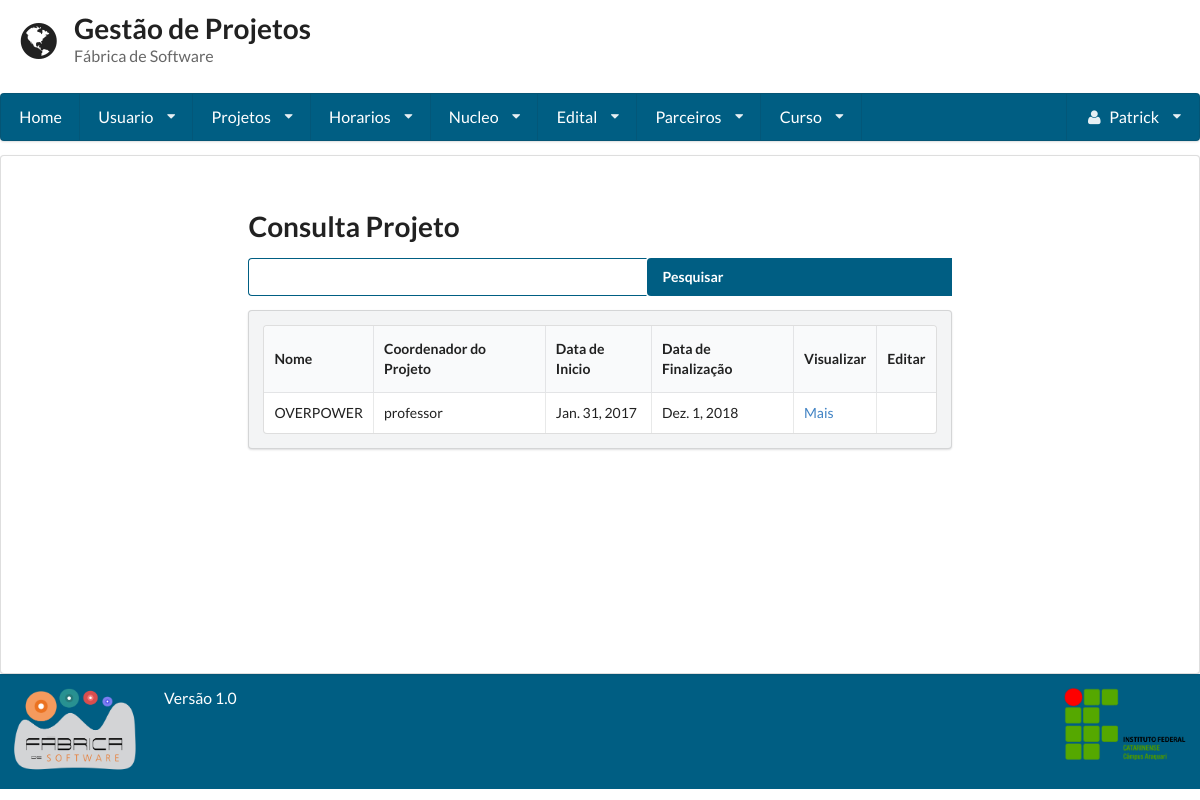
Page /consulta_projeto/ (signed in) on the earlier database version.
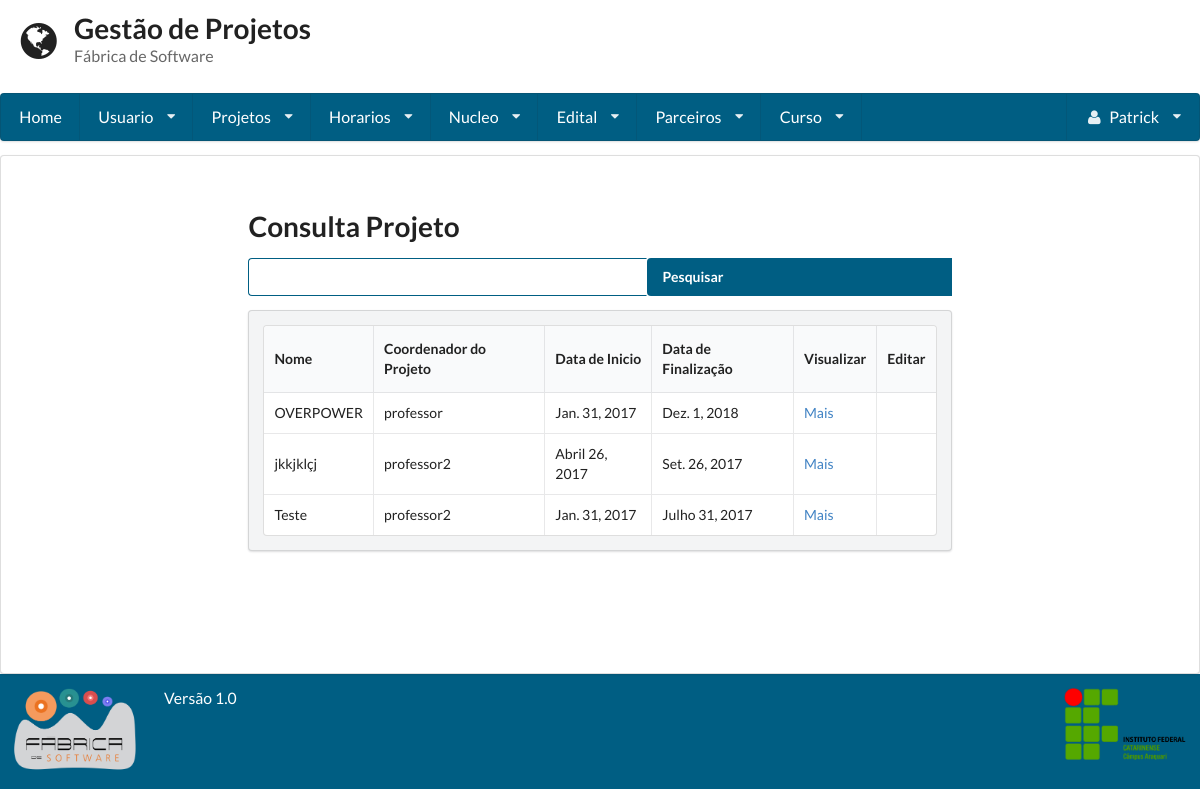
Same page on the later database version.
### gestaoapp/models/projeto.py (models this page shows, shortened)
class Projeto(models.Model):
    TIPO_CHOICES = (
        ('Pesquisa', 'Pesquisa'),
        ('Extensao', 'Extensão'),
        ('Ensino', 'Ensino'),
        ('Pesquisa_Extensao', 'Pesquisa/Extensão'),
    )
    tipo = models.CharField(
        max_length=255, null=True, blank=True,
        choices=TIPO_CHOICES
    )
    nome = models.CharField(max_length=255)
    imagem = models.ImageField("Imagem", upload_to='projeto')
    codigo = models.CharField(max_length=255, unique=True)
    coordenador = models.ForeignKey(Usuario, related_name="coordenador")
    duracao = models.CharField(max_length=255)
    data_inicio = models.DateField()
    data_fim = models.DateField()
    nucleo = models.ManyToManyField(Nucleo)
    edital = models.ManyToManyField(Edital, blank=True)
    descricao = models.TextField()
    data_cadastro = models.DateField(auto_now=True)
    membro = models.ManyToManyField(Usuario, blank=True, related_name="Membros")
    parceiro = models.ManyToManyField(Parceiro, blank=True)

### gestaoapp/views/projeto.py (the view, shortened to what this page needs)
# urls.py: url(r'^consulta_projeto/', ConsultaProjeto.as_view()),
class ConsultaProjeto(LoginRequiredMixin, View):
    template = 'projeto/consulta.html'
    def get(self, request):
        form = Busca()
        projeto = Projeto.objects.all()
        usuario = Usuario.objects.get(pk=request.user)
        return render(request, self.template, {'projetos': projeto, "form": form, 'usuario': usuario})

### gestaoapp/forms/busca.py
class Busca(forms.Form):
	nome = forms.CharField(label='Buscar', widget=forms.TextInput)

### gestaoapp/templates/projeto/consulta.html (shortened to what this page needs)
{% extends 'base.html' %}
{% block conteudo %}
    <form method='POST' action='/consulta_projeto/' class="ui form">
        <h1 class="ui header">Consulta Projeto</h1>
        <div class="field">
            <div class="ui action input">
                {{ form.nome }}
                <input type="submit" value="Pesquisar" class='icon search'>
            </div>
        </div>
    </form>
    <div class="ui secondary segment">
        <table class="ui celled table">
            <thead>
            <tr>
                <th>Nome</th>
                <th>Coordenador do Projeto</th>
                <th>Data de Inicio</th>
                <th>Data de Finalização</th>
                {% if user.is_superuser %}
                    <th>Visualizar</th>
                    <th>Editar</th>
                {% endif %}
            </tr>
            </thead>
            <tbody>
            {% for projeto in projetos %}
                <tr>
                    <td>{{ projeto.nome }}</td>
                    <td>{{ projeto.coordenador }}</td>
                    <td>{{ projeto.data_inicio }}</td>
                    <td>{{ projeto.data_fim }}</td>
                    {% if user.is_superuser %}
                        <td><a href="../visualizar_projeto/{{ projeto.id }}">Mais</a></td>
                        {% if projeto.coordenador.id == request.user.id or usuario.super_adm %}
                            <td><a href="../editar_projeto/{{ projeto.id }}"><i class="settings large icon"></i></a>
                            </td>
                        {% else %}
                            <td></td>
                        {% endif %}
                    {% endif %}
                </tr>
            {% endfor %}
            </tbody>
        </table>
    </div>
{% endblock %}

Differences in the rows shown:
added Projeto: nome "jkkjklçj", coordenador "professor2", data_inicio "Abril 26, 2017", data_fim "Set. 26, 2017"
added Projeto: nome "Teste", coordenador "professor2", data_inicio "Jan. 31, 2017", data_fim "Julho 31, 2017"
